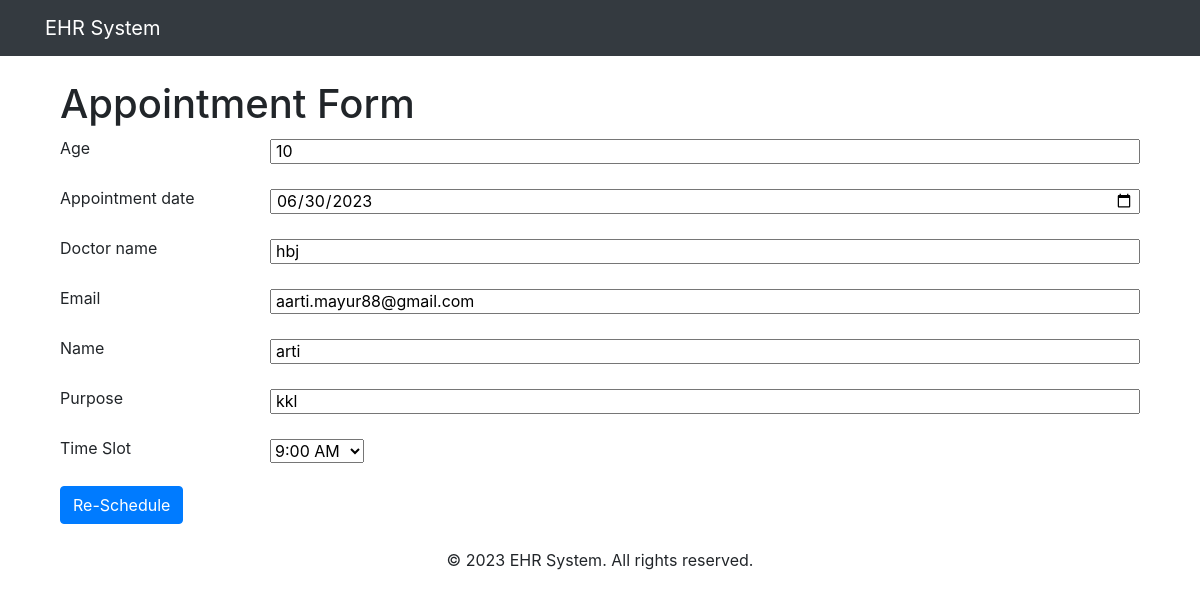
/patient/appointment/reschedule/3/, run on the app's committed database.
### appointment/models.py (models this page shows, shortened)
class AppointmentDetails(models.Model):
    appointment_date = models.DateField(null=True,blank=True)
    time_slot = models.CharField(max_length=8, null=True)
    patient_id = models.ForeignKey(Patient, on_delete=models.CASCADE,default=True)
    name = models.CharField(max_length=255, null=False)
    age = models.IntegerField()
    email = models.CharField(max_length=255, null=True)
    doctor_name = models.CharField(max_length=255, null=True)
    purpose = models.CharField(max_length=255, null=True)

### patient/views.py (the view)
def reschedule_appointment(request, patient_id):
    appointment=get_object_or_404(AppointmentDetails,id=patient_id)
    if request.method=='POST':
        form=AppointmentForm(request.POST,instance=appointment)
        print(form)
        if form.is_valid():
            print(form)
            form.save()
            messages.success(request,"Appointment reschedule successfully")
            print(form)
            return redirect('patient:patient_details',patient_id=appointment.patient_id.id)
    else:
        form=AppointmentForm(instance=appointment)
        print(appointment.patient_id)
    return render(request, 'update-appointment.html',{'form':appointment,'timeslot':TIME_SLOT_CHOICES})

### registration/models.py (called while the page is built)
    def __str__(self):
        return self.name

### templates/update-appointment.html (shortened to what this page needs)
{% extends 'base.html' %}
{% block content %}
    <div class="container">
        <h1>Appointment Form</h1>
        <form method="POST" >
            <div class="form-group">
                <label for="id_age">Age</label>
                <input type="number" name="age" required="" id="id_age" value="{{form.age}}">
            </div>
            <div class="form-group">
                <label for="id_appointment_date">Appointment date</label>
                <input type="date" name="appointment_date" required="" id="id_appointment_date" value="{{form.appointment_date|date:'Y-m-d'}}">
            </div>
            <div class="form-group">
                <label for="id_doctor_name">Doctor name</label>
                <input type="text" name="doctor_name" maxlength="255" required="" id="id_doctor_name" value="{{form.doctor_name}}" >
            </div>
            <div class="form-group">
                <label for="id_email">Email</label>
                <input type="text" name="email" maxlength="255" required="" id="id_email" value="{{form.email}}" >
            <div data-lastpass-icon-root="true" style="position: relative !important; height: 0px !important; width: 0px !important; float: left !important;"></div></div>
            <div class="form-group">
                <label for="id_name">Name</label>
                <input type="text" name="name" maxlength="255" required="" id="id_name" value="{{form.name}}">
            </div>
            <div class="form-group">
                <label for="id_purpose">Purpose</label>
                <input type="text" name="purpose" maxlength="255" required="" id="id_purpose" value="{{form.purpose}}" >
            </div>
            <div class="form-group">
                <label for="id_time_slot">Time Slot</label>
                <select name="time_slot" required="" id="id_time_slot" maxlength="30">
                    {% for option_value, option_label in timeslot %}
                        <option value="{{ option_value }}" {% if option_value == form.time_slot %}selected{% endif %}>{{ option_label }}</option>
                    {% endfor %}
                </select>
            </div>
            <button type="submit" class="btn btn-primary">Re-Schedule</button>
        </form>
        </div>
{% endblock %}

### templates/header.html (style rules this page uses)
.form-group { display: flex; flex-direction: row; align-items: center; margin-bottom: 20px; }
.form-group label { width: 200px; height: 22px; margin-right: 10px; }
.form-group input { flex: 1; height: 25px; padding: 4px; }

### data on the page
AppointmentDetails: age "10", appointment_date "06/30/2023", doctor_name "hbj", email "aarti.mayur88@gmail.com", name "arti", purpose "kkl", time_slot "9:00 AM"
